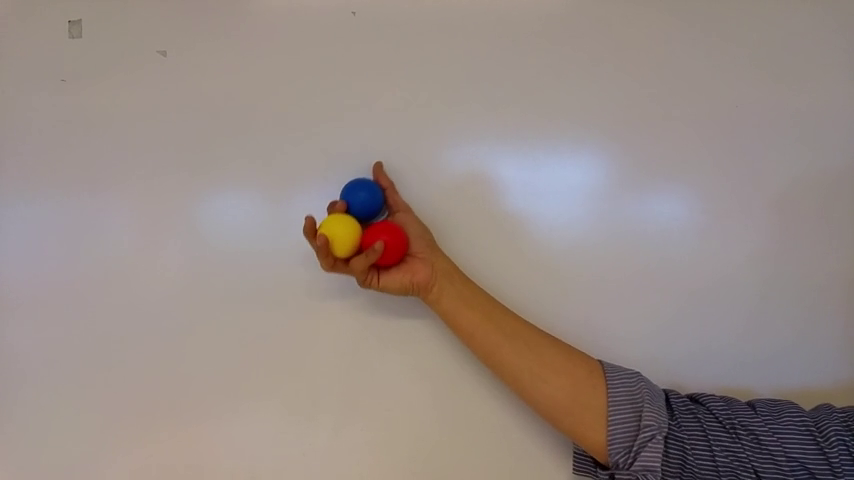
//> input picture frame 31 of Object_Tracking/MultipleColors.mp4, 854 x 480 px
$ ./main   (built with g++ and OpenCV 4)
//> lines starting //> are read from the running program, lines starting //| are printed output that depends on the picture; after the words box and inside, x2 and y2 are one past the last pixel; in counts of white or black regions, pixels touching at a corner belong together
#include "opencv2/highgui/highgui.hpp"
#include "opencv2/imgproc/imgproc.hpp"
#include <iostream>
#include <stdio.h>
#include <stdlib.h>

using namespace cv;
using namespace std;
Point  COG;//COG
Mat drawing ;
vector<Vec4i> hierarchy;
void pointTheCenter(Point  COG);
Mat erode_Dilate(Mat img);
void FindBiggestArea(int* indexOfBiggestArea , vector<vector<Point> > contours);
void Circle_Color(int indexOfBiggestArea , vector<vector<Point> > contours, vector<float>radius, vector<Point2f>center, vector<vector<Point> > contours_poly, Scalar color);
/** @function main */
int main(int argc, char** argv) {
  VideoCapture cap("MultipleColors.mp4"); // open the default camera
  if (!cap.isOpened()) // check if we succeeded
    return -1;

  for (;;) {
    Mat frame;
    cap >> frame; // get a new frame from camera
//> frame is the input picture: 480 rows x 854 cols, CV_8UC3; mean B, G, R 132.2, 137.8, 150.5
    Mat imgHSV;
    cvtColor(frame, imgHSV, CV_BGR2HSV);
//> imgHSV: 480 rows x 854 cols, CV_8UC3; mean H, S, V 46.8, 40, 152.1

    Mat imgThresh, imgthresh_B, imgthresh_Y;
    inRange(imgHSV, Scalar(170, 150, 60), Scalar(179, 255, 255), imgThresh);
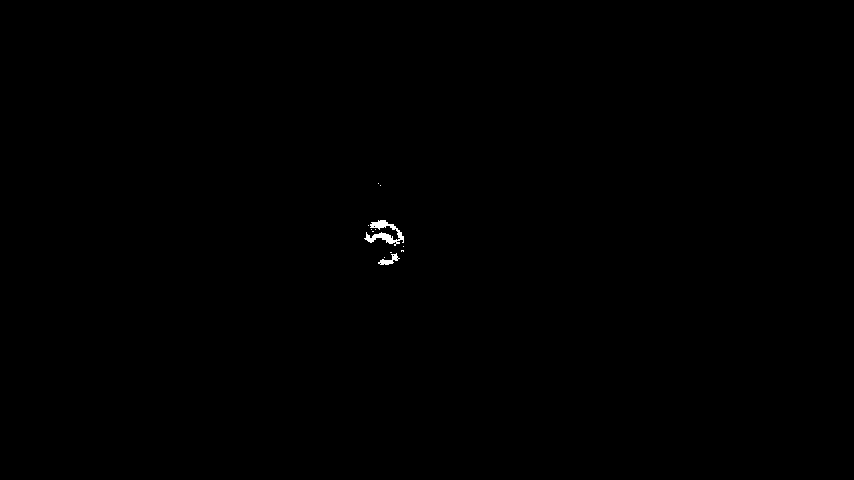
//> imgThresh: 480 rows x 854 cols, CV_8UC1; 0.13% white; 12 white regions (10 under 20 px), largest, box (x1, y1, x2, y2) and area: (364, 220, 404, 246) 409, (378, 253, 400, 265) 105
    inRange(imgHSV, Scalar(110, 60, 60), Scalar(130, 255, 255), imgthresh_B);
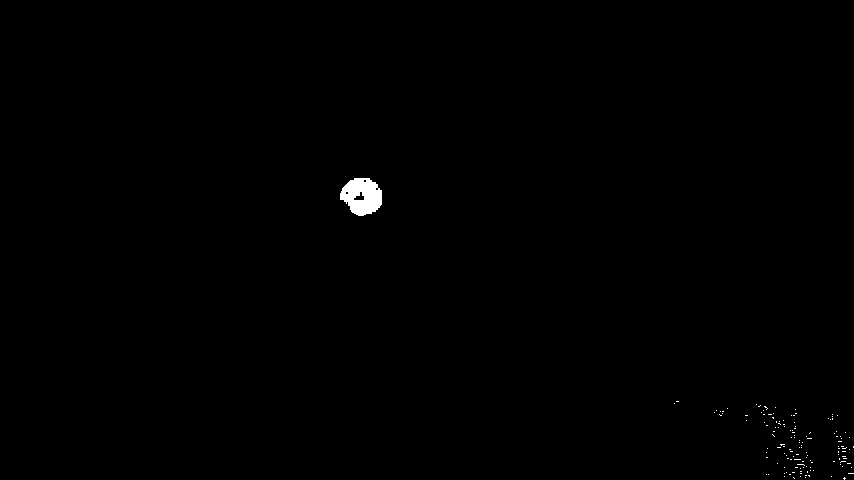
//> imgthresh_B: 480 rows x 854 cols, CV_8UC1; 0.34% white; 137 white regions (136 under 20 px), largest, box (x1, y1, x2, y2) and area: (340, 178, 382, 216) 1137
    inRange(imgHSV, Scalar(23, 41, 100), Scalar(60, 255, 255), imgthresh_Y);
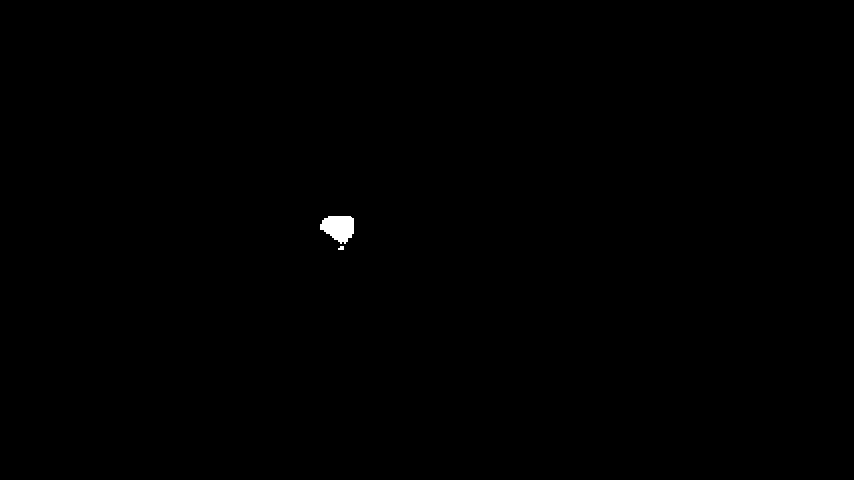
//> imgthresh_Y: 480 rows x 854 cols, CV_8UC1; 0.17% white; 2 white regions, box (x1, y1, x2, y2) and area: (320, 216, 354, 244) 695, (338, 246, 344, 250) 20

    imgThresh = erode_Dilate(imgThresh);
    imgthresh_B = erode_Dilate(imgthresh_B);
    imgthresh_Y = erode_Dilate(imgthresh_Y);
//> in erode_Dilate (call 3), `erode(img, img, erodeElement);`: img: 480 rows x 854 cols, CV_8UC1; 0.14% white; 2 white regions (1 under 20 px), largest, box (x1, y1, x2, y2) and area: (321, 217, 353, 241) 571
//> in erode_Dilate (call 3), `dilate(img, img, dilateElement);`:
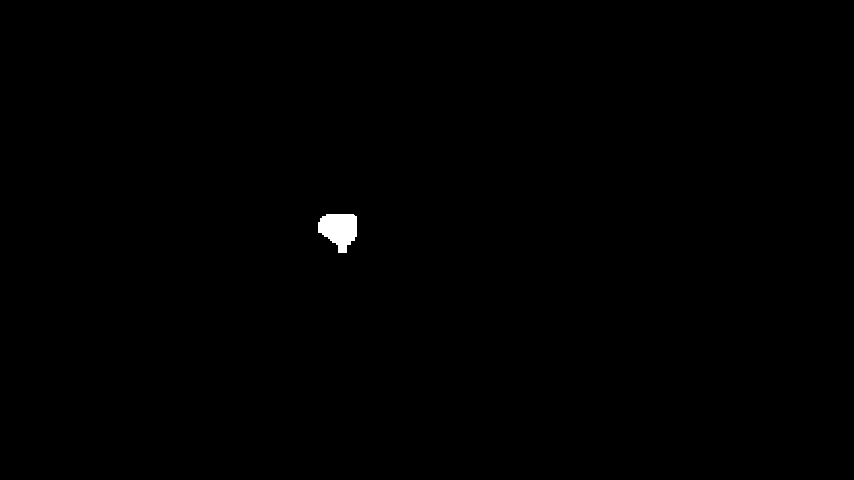
//> img: 480 rows x 854 cols, CV_8UC1; 0.26% white; 1 white region

    vector<vector<Point> > contours, contoursB, contoursY;

    findContours(imgThresh, contours, CV_RETR_CCOMP, CV_CHAIN_APPROX_SIMPLE);
//> contours = 5 contours, 3 with area under 20; largest, box (x1, y1, x2, y2) and area: (364, 218, 407, 247) 824, (378, 252, 400, 268) 216
    findContours(imgthresh_Y, contoursY, CV_RETR_CCOMP, CV_CHAIN_APPROX_SIMPLE);
//> contoursY = 1 contour; box (x1, y1, x2, y2) and area: (318, 214, 357, 253) 1014
    findContours(imgthresh_B, contoursB, CV_RETR_CCOMP, CV_CHAIN_APPROX_SIMPLE);
//> contoursB = 1 contour; box (x1, y1, x2, y2) and area: (338, 176, 385, 219) 1538
    // Approximate contours to polygons + get bounding rects and circles
    vector<vector<Point> > contours_poly(contours.size()), contours_polyB(contoursB.size()), contours_polyY(contoursY.size());
//> contours_poly = 5 empty contours; contours_polyB = 1 empty contours; contours_polyY = 1 empty contours
    // vector<Rect> boundRect(contours.size());
    vector<Point2f>center(contours.size());
    vector<float>radius(contours.size());
    vector<Point2f>centerb(contoursB.size());
//> centerb = 1 Point (x, y): [0, 0]
    vector<float>radiusb(contoursB.size());
//> radiusb = [0]
    vector<Point2f>centery(contoursY.size());
//> centery = 1 Point (x, y): [0, 0]
    vector<float>radiusy(contoursY.size());
//> radiusy = [0]

    drawing = Mat::zeros(frame.size(), CV_8UC3);
    frame.copyTo(drawing);
    int maxi = -1;
    FindBiggestArea(&maxi , contours);
//> the loop in FindBiggestArea, `for (int i = 0; i < contours.size(); ++i)` made 5 passes
//> (biggestAreay, COG) on passes 1 to 2: (215.5, Point(389, 260)), (824.5, Point(384, 232))
//> after the loop in FindBiggestArea, `for (int i = 0; i < contours.size(); ++i)`: biggestAreay = 824.5
//> maxi = 1
    if (maxi != -1) {

      Circle_Color(maxi , contours, radius, center, contours_poly, Scalar(0, 0, 255));
//> in Circle_Color, `approxPolyDP(Mat(contours[indexOfBiggestArea]), contours_poly[indexOfB..`: contours_poly = 5 entries, 1 filled: 1 contour; box (x1, y1, x2, y2) and area: (364, 218, 407, 247) 800
//> in Circle_Color, `minEnclosingCircle((Mat) contours_poly[indexOfBiggestArea], center[ind..`: center = 5 Points (x, y): [0, 0], [385.5, 235.1], [0, 0], [0, 0], [0, 0]; radius = [0, 21.62, 0, 0, 0]
//> in pointTheCenter, `putText(drawing, "X", COG, 1, 1.2, Scalar(0, 255, 255), 2, 8, false);`: drawing: 480 rows x 854 cols, CV_8UC3; mean B, G, R 132.2, 137.8, 150.7
    }

    maxi = -1;
    FindBiggestArea(&maxi , contoursB);
//> the loop in FindBiggestArea (call 2), `for (int i = 0; i < contours.size(); ++i)` made 1 pass
//> (biggestAreay, COG) on pass 1: (1538, Point(361, 196))
//> maxi = 0
    if (maxi != -1) {

      Circle_Color(maxi , contoursB, radiusb, centerb, contours_polyB, Scalar(255, 255, 0));
//> in Circle_Color (call 2), `approxPolyDP(Mat(contours[indexOfBiggestArea]), contours_poly[indexOfB..`: contours_poly = 1 contour; box (x1, y1, x2, y2) and area: (338, 176, 385, 219) 1526
//> in pointTheCenter (call 2), `putText(drawing, "X", COG, 1, 1.2, Scalar(0, 255, 255), 2, 8, false);`: drawing: 480 rows x 854 cols, CV_8UC3; mean B, G, R 132.4, 138.1, 150.6

    }

    maxi = -1;
    FindBiggestArea(&maxi , contoursY);

    if (maxi != -1) {

      Circle_Color(maxi , contoursY, radiusy, centery, contours_polyY, Scalar(0, 255, 255));
//> call 3 of Circle_Color, with indexOfBiggestArea = 0, color = Scalar(0, 255, 255)
//> in Circle_Color (call 3), `approxPolyDP(Mat(contours[indexOfBiggestArea]), contours_poly[indexOfB..`: contours_poly = 1 contour; box (x1, y1, x2, y2) and area: (318, 216, 357, 253) 951
//> in Circle_Color (call 3), `minEnclosingCircle((Mat) contours_poly[indexOfBiggestArea], center[ind..`: center = 1 Point (x, y): [339, 230.7]; radius = [22.45]
//> in Circle_Color (call 3), `circle(drawing, center[indexOfBiggestArea], (int) radius[indexOfBigges..`:
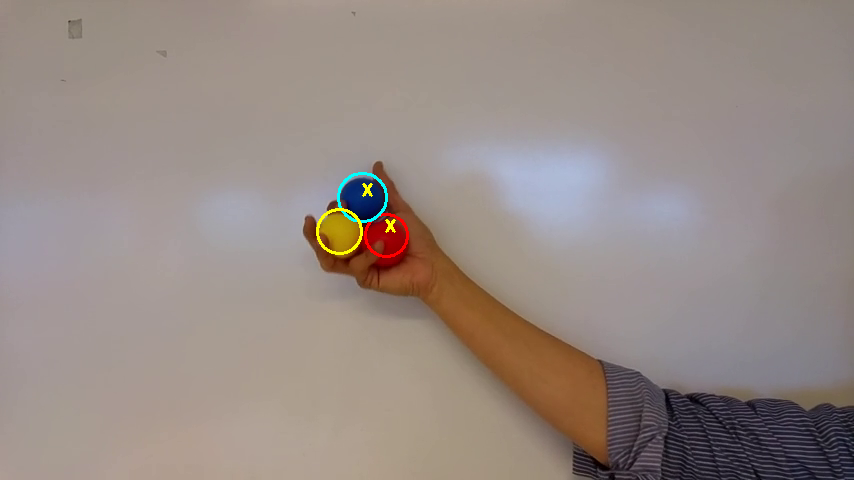
//> drawing: 480 rows x 854 cols, CV_8UC3; mean B, G, R 132.3, 138.2, 150.8
//> in pointTheCenter (call 3), `putText(drawing, "X", COG, 1, 1.2, Scalar(0, 255, 255), 2, 8, false);`: drawing: 480 rows x 854 cols, CV_8UC3; 88 pixels changed, all inside (x1, y1, x2, y2) = (339, 215, 350, 229)
    }

    imshow("Output", drawing);
    if (waitKey(30) >= 0) break;
//> the Esc key is pressed
  }
}


Mat erode_Dilate(Mat img) {

  Mat erodeElement = getStructuringElement(MORPH_RECT, Size(3, 3));
  Mat dilateElement = getStructuringElement(MORPH_RECT, Size(8, 8));
  erode(img, img, erodeElement);
  dilate(img, img, dilateElement);
  return img;


}


void FindBiggestArea(int* indexOfBiggestArea , vector<vector<Point> > contours) {

  Moments moment;
  double biggestAreay = 0;
  if (contours.size() > 0) {
    for (int i = 0; i < contours.size(); ++i) {
      /* code */
      moment = moments((cv::Mat)contours[i]);
      if (moment.m00 > biggestAreay) {
        biggestAreay = moment.m00;

        *indexOfBiggestArea = i;
        COG = Point (moment.m10 / moment.m00, moment.m01 / moment.m00);//COG
      }

    }
  }

}

void Circle_Color(int indexOfBiggestArea , vector<vector<Point> > contours, vector<float>radius, vector<Point2f>center,
                  vector<vector<Point> > contours_poly, Scalar color) {


  approxPolyDP(Mat(contours[indexOfBiggestArea]), contours_poly[indexOfBiggestArea], 3, true);
  //  boundRect[indexOfBiggestArea] = boundingRect(Mat(contours_poly[indexOfBiggestArea]));
  minEnclosingCircle((Mat) contours_poly[indexOfBiggestArea], center[indexOfBiggestArea], radius[indexOfBiggestArea]);
  //  drawContours(drawing, contours, indexOfBiggestArea, Scalar(0, 0, 255), 2, 8, hierarchy, 0, Point());
  circle(drawing, center[indexOfBiggestArea], (int) radius[indexOfBiggestArea], color, 2, 8, 0);
  //rectangle(drawing , boundRect[indexOfBiggestArea].tl(), boundRect[indexOfBiggestArea].br(), Scalar(0,0,255), 2, 8, 0 );

  pointTheCenter(COG);
  // getOrientation( contours[indexOfBiggestArea]);
}


void pointTheCenter(Point COG) {

  putText(drawing, "X", COG, 1, 1.2, Scalar(0, 255, 255), 2, 8, false);


}

$ run again, starting later in the video
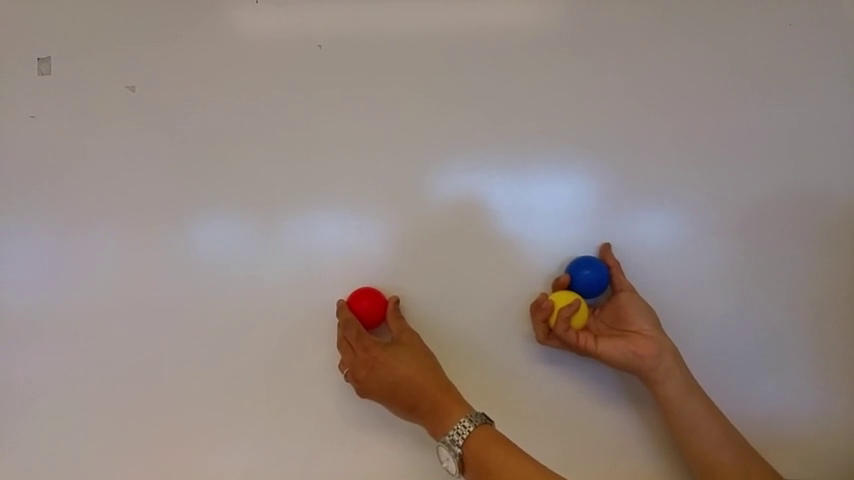
//> input picture frame 249 of Object_Tracking/MultipleColors.mp4, 854 x 480 px
//> frame is the input picture: 480 rows x 854 cols, CV_8UC3; mean B, G, R 128.1, 134.2, 147.2
//> imgHSV: 480 rows x 854 cols, CV_8UC3; mean H, S, V 40.8, 43.2, 148.9
//> imgThresh: 480 rows x 854 cols, CV_8UC1; 0.09% white; 15 white regions (10 under 20 px), largest, box (x1, y1, x2, y2) and area: (350, 294, 374, 315) 233, (370, 320, 382, 326) 36, (369, 304, 382, 312) 35, (360, 290, 376, 293) 31, (378, 296, 384, 304) 27
//> `inRange(imgHSV, Scalar(110, 60, 60), Scalar(130, 255, 255), imgthresh_..`:
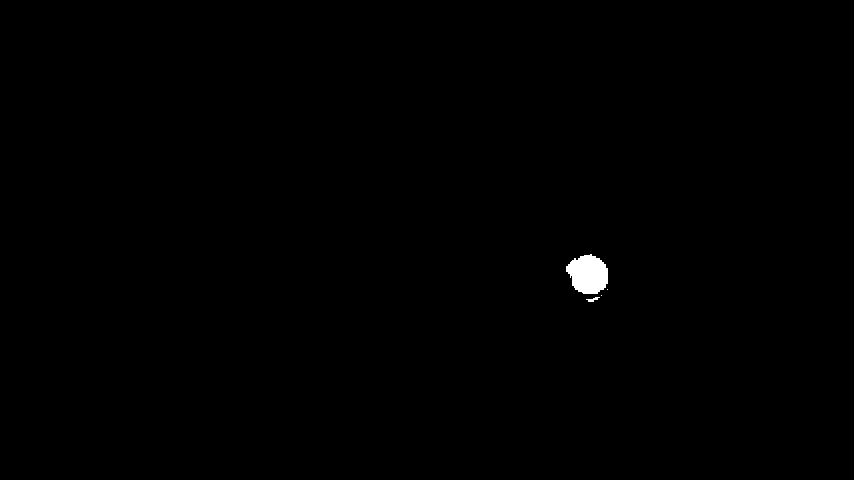
//> imgthresh_B: 480 rows x 854 cols, CV_8UC1; 0.31% white; 4 white regions (2 under 20 px), largest, box (x1, y1, x2, y2) and area: (566, 254, 608, 294) 1254, (586, 297, 600, 302) 34
//> imgthresh_Y: 480 rows x 854 cols, CV_8UC1; 0.05% white; 2 white regions (1 under 20 px), largest, box (x1, y1, x2, y2) and area: (554, 292, 580, 304) 207
//> contours = 3 contours; box (x1, y1, x2, y2) and area: (350, 292, 376, 316) 420, (370, 318, 381, 329) 83, (378, 296, 387, 306) 72
//> contoursY = 1 contour; box (x1, y1, x2, y2) and area: (552, 290, 582, 307) 373
//> contoursB = 1 contour; box (x1, y1, x2, y2) and area: (564, 253, 611, 305) 1704
//> `vector<vector<Point> > contours_poly(contours.size()), contours_polyB(..`: contours_poly = 3 empty contours; contours_polyB = 1 empty contours
//> centerb = 1 Point (x, y): [0, 0]
//> radiusb = [0]
//> centery = 1 Point (x, y): [0, 0]
//> radiusy = [0]
//> the loop in FindBiggestArea, `for (int i = 0; i < contours.size(); ++i)` made 3 passes
//> (biggestAreay, COG) on passes 1, 3: (83, Point(375, 323)), (420.5, Point(361, 304))
//> after the loop in FindBiggestArea, `for (int i = 0; i < contours.size(); ++i)`: biggestAreay = 420.5
//> `FindBiggestArea(&maxi , contours);`: maxi = 2
//> in Circle_Color, `approxPolyDP(Mat(contours[indexOfBiggestArea]), contours_poly[indexOfB..`: contours_poly = 3 entries, 1 filled: 1 contour; box (x1, y1, x2, y2) and area: (350, 292, 376, 314) 359
//> center = 3 Points (x, y): [0, 0], [0, 0], [362.5, 302.5]; radius = [0, 0, 16.32]
//> the loop in FindBiggestArea (call 2), `for (int i = 0; i < contours.size(); ++i)` made 1 pass
//> (biggestAreay, COG) on pass 1: (1703.5, Point(588, 276))
//> `FindBiggestArea(&maxi , contoursB);`: maxi = 0
//> in Circle_Color (call 2), `approxPolyDP(Mat(contours[indexOfBiggestArea]), contours_poly[indexOfB..`: contours_poly = 1 contour; box (x1, y1, x2, y2) and area: (564, 254, 611, 305) 1688
//> in Circle_Color (call 3), `approxPolyDP(Mat(contours[indexOfBiggestArea]), contours_poly[indexOfB..`: contours_poly = 1 contour; box (x1, y1, x2, y2) and area: (552, 290, 582, 307) 356
//> center = 1 Point (x, y): [566.3, 297.1]; radius = [15.22]
//> in Circle_Color (call 3), `circle(drawing, center[indexOfBiggestArea], (int) radius[indexOfBigges..`:
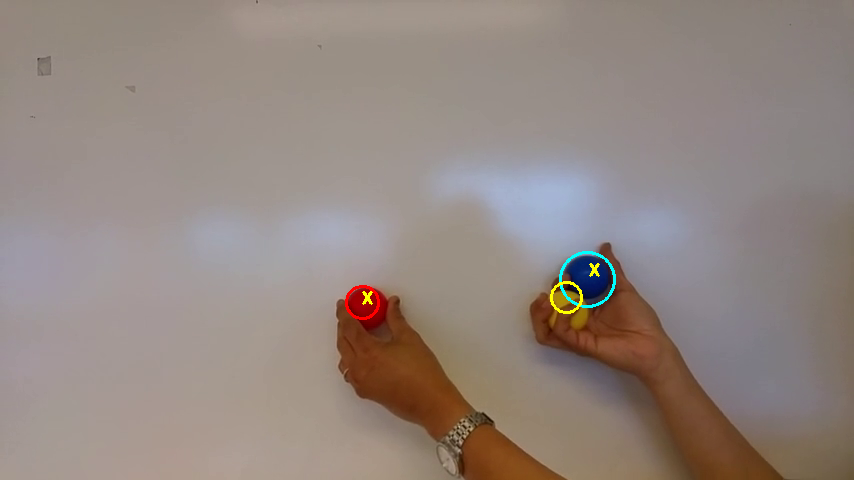
//> drawing: 480 rows x 854 cols, CV_8UC3; mean B, G, R 128.2, 134.6, 147.3
